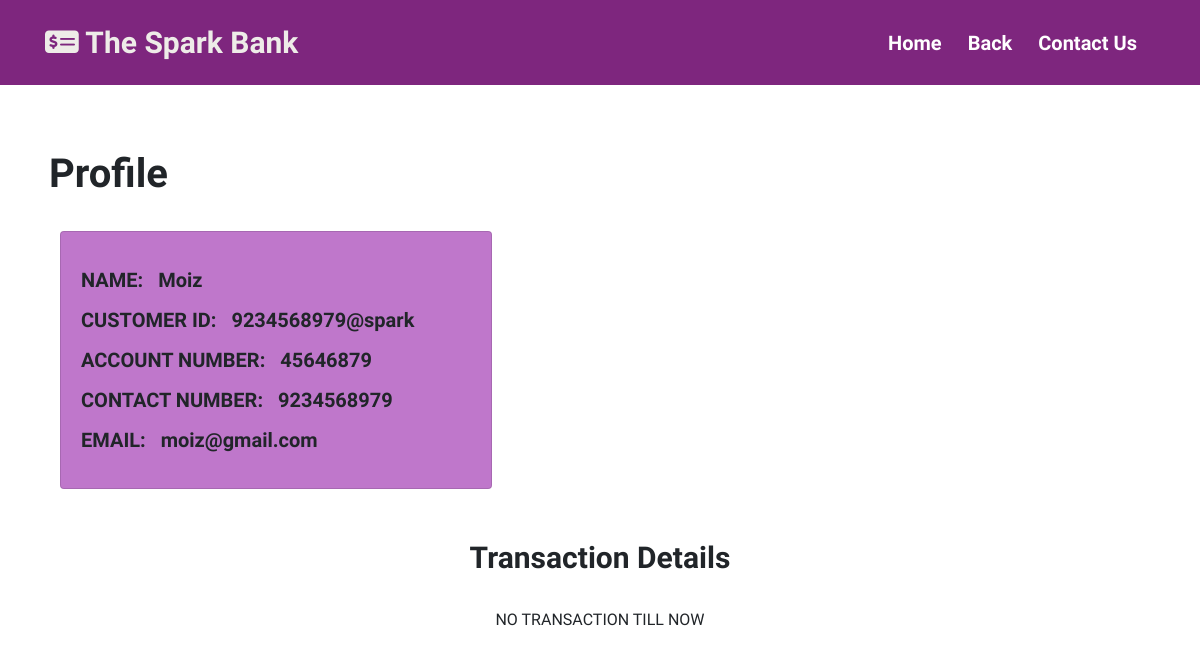
The app's page /passbook.php?id=3 with its own data.
### tables this page shows
CREATE TABLE `users` (
  `id` int(11) NOT NULL,
  `name` varchar(25) NOT NULL,
  `account_number` int(11) NOT NULL,
  `email` varchar(75) NOT NULL,
  `number` varchar(20) NOT NULL,
  `balance` float NOT NULL,
  `customer_id` varchar(30) NOT NULL,
  `upi_pin` int(6) NOT NULL
);

### passbook.php (the view, shortened to what this page needs)
<?php
require('connection.inc.php');
if (isset($_GET['id'])) {
  $id = $_GET['id'];
  $sql = mysqli_query($con, "select * from users where id='$id'");
  $row = mysqli_fetch_assoc($sql);
  $name = $row['name'];
  $number = $row['number'];
  $acno = $row['account_number'];
  $cid = $row['customer_id'];
  $email = $row['email'];
  $passbook = mysqli_query($con, "select * from transaction where user_id='$id'");
  $num = mysqli_num_rows($passbook);
}
?>
<!DOCTYPE html>
<html lang="en">
<head>
  <link rel="stylesheet" href="https://cdn.jsdelivr.net/npm/bootstrap@4.5.3/dist/css/bootstrap.min.css">
  <link rel="stylesheet" href="style.css">
  <link rel="stylesheet" href="style passbook.css">
</head>
<body>
  <nav class="navbar navbar-expand-lg navbar-light" style="background-color: rgb(126, 38, 126);">
    <div class="container">
      <a class="navbar-brand" href="index.php"><i class="fas fa-money-check-alt"></i> The Spark Bank</a>
      <div class="collapse navbar-collapse" id="navbarNavAltMarkup">
        <div class="navbar-nav ml-auto">
          <a class="nav-link active" aria-current="page" href="index.php">Home</a>
          <a class="nav-link" href="customer.php">Back</a>
          <a class="nav-link" href="#">Contact Us</a>
        </div>
      </div>
    </div>
  </nav>
  <div class="container">
    <div class="row ml-1" style="margin-top: 0px;">
      <h2><b>Profile</b></h2>
    </div>
    <div class="row mb-3">
      <div class="col-md-4">
        <div class="card" style="width: 27rem; background-color: #bf77cb">
          <div class="card-body">
            <p class="card-text">
            <h5><b>NAME:&nbsp;&nbsp;&nbsp;<?php echo $name ?></b></h5>
            </p>
            <p class="card-text">
            <h5><b>CUSTOMER ID:&nbsp;&nbsp;&nbsp;<?php echo $cid ?></b></h5>
            </p>
            <p class="card-text">
            <h5><b>ACCOUNT NUMBER:&nbsp;&nbsp;&nbsp;<?php echo $acno ?></b></h5>
            </p>
            <p class="card-text">
            <h5><b>CONTACT NUMBER:&nbsp;&nbsp;&nbsp;<?php echo $number ?></b></h5>
            </p>
            <p class="card-text">
            <h5><b>EMAIL:&nbsp;&nbsp;&nbsp;<?php echo $email ?></b></h5>
            </p>
          </div>
        </div>
      </div>
    </div>
  </div>
  <div class="container text-center">
    <h3><b>Transaction Details</b></h3>
    <br>
    <?php if($num > 0){ ?>
    <div class="table-responsive mb-5">
      <table class='table table-bordered text-center'>
        <thead class="thead-dark">
          <tr>
            <th scope="col" colspan="3">RECEIVER</th>
            <th scope="col" rowspan="2">TRANSACTION AMOUNT</th>
            <th scope="col" rowspan="2">DATE</th>
          </tr>
          <tr>
            <th scope="col">ID</th>
            <th scope="col">NAME</th>
            <th scope="col">ACCOUNT NUMBER</th>
          </tr>
        </thead>
        <tbody>
          <?php while ($row = mysqli_fetch_assoc($passbook)) { ?>
            <tr>
              <td><?php echo $row['customer_id'] ?></td>
              <td><?php echo $row['name'] ?></td>
              <td><?php echo $row['account_no'] ?></td>
              <td><?php echo $row['ammount'] ?></td>
              <td><?php echo $row['added_on'] ?></td>
            </tr>
          <?php } ?>
        </tbody>
      </table>
    </div>
    <?php }
      else{  echo"NO TRANSACTION TILL NOW"; } ?>
  </div>
</body>
</html>

### style.css (style rules this page uses)
body { margin: 0px; padding: 0px; font-family: 'Baloo Bhai 2', cursive; }
.navbar { margin: 0px; padding: 15px; text-align: center; }
.navbar .container .navbar-brand { color: rgb(238, 236, 232); }
.navbar .container .collapse .navbar-nav .nav-link { color: white; margin-right: 10px; }
.navbar-brand { font-size: 30px; font-weight: 700; }
.navbar-nav a:link { text-decoration: none; }
.nav-link { font-size: 20px; font-weight: 700; }
.row { padding-top: 25px; width: 100%; margin-left: auto; margin-right: auto; }

### style passbook.css (style rules this page uses)
* { margin:0; padding:0; font-family: 'Baloo Bhai 2', cursive; }
.container h2 { font-size: 40px; }
.container h2 { padding-top: 40px; }
h3 { font-size: 30px; padding-top: 35px; }

### records on screen
users: name "Moiz", customer "9234568979@spark", account_number "45646879", number "9234568979", email "moiz@gmail.com"
